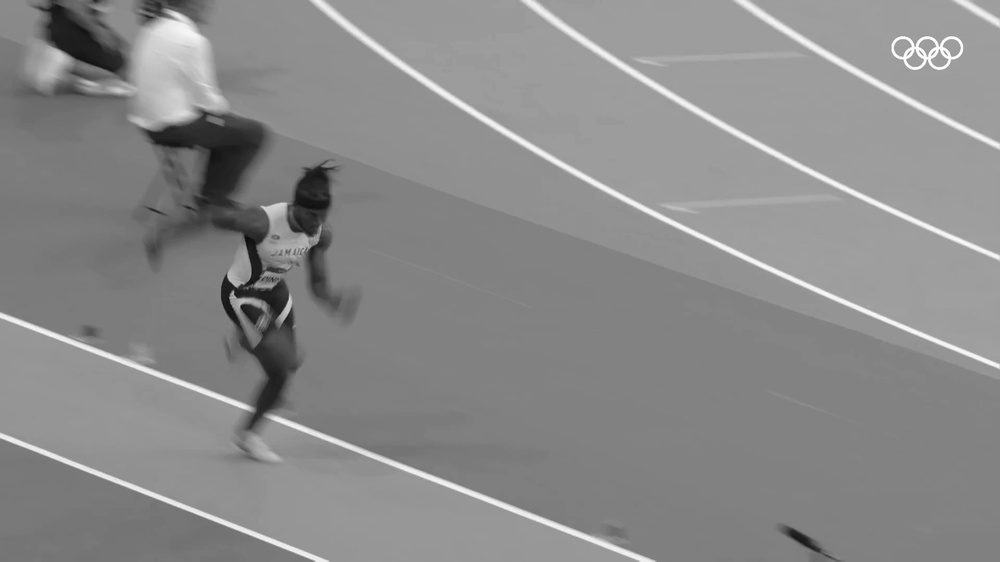
#> input picture grayscale_frames/match1/frame_0000.jpg, 1000 x 562 px, shrunk from 1920 x 1080 before the run, found by its file name
$ jupyter execute 06_enhancement_comparison.ipynb
#> lines starting #> are read from the running program, lines starting #| are printed output that depends on the picture
[cell 1]
import cv2
import os
import matplotlib.pyplot as plt

[cell 2]
gray_folder = r"C:\Users\TECH STORE\OneDrive\Desktop\IP_Project\grayscale_frames\match1"
denoise_folder = r"C:\Users\TECH STORE\OneDrive\Desktop\IP_Project\denoised_frames\match1"
enhanced_folder = r"C:\Users\TECH STORE\OneDrive\Desktop\IP_Project\enhanced_frames\match1"

[cell 3]
frame_name = "frame_0000.jpg"

gray_path = os.path.join(gray_folder, frame_name)
denoise_path = os.path.join(denoise_folder, frame_name)
enhanced_path = os.path.join(enhanced_folder, frame_name)

gray_img = cv2.imread(gray_path, 0)
#> gray_img is the input picture: shape (562, 1000); min 9, max 255, mean 138.3
denoise_img = cv2.imread(denoise_path, 0)
enhanced_img = cv2.imread(enhanced_path, 0)

[cell 4]
plt.figure(figsize=(15,5))

plt.subplot(1,3,1)
plt.imshow(gray_img, cmap="gray")
plt.title("Grayscale Frame")
plt.axis("off")

plt.subplot(1,3,2)
plt.imshow(denoise_img, cmap="gray")
plt.title("After Gaussian Denoising")
plt.axis("off")

plt.subplot(1,3,3)
plt.imshow(enhanced_img, cmap="gray")
plt.title("After CLAHE Enhancement")
plt.axis("off")

plt.tight_layout()
plt.show()
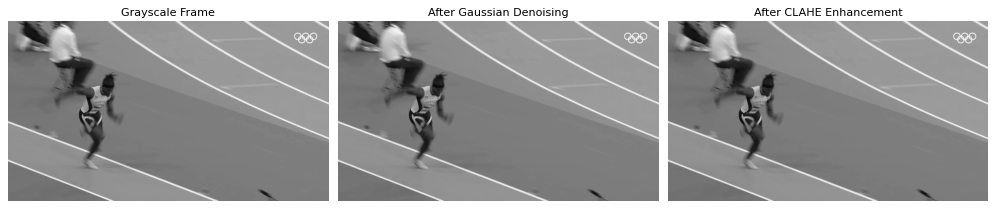
#> figure drawn by matplotlib, 3 panels

[cell 5]
plt.figure(figsize=(15,5))

plt.subplot(1,3,1)
plt.hist(gray_img.ravel(), bins=256, range=(0,256))
plt.title("Grayscale Histogram")

plt.subplot(1,3,2)
plt.hist(denoise_img.ravel(), bins=256, range=(0,256))
plt.title("Denoised Histogram")

plt.subplot(1,3,3)
plt.hist(enhanced_img.ravel(), bins=256, range=(0,256))
plt.title("CLAHE Histogram")

plt.tight_layout()
plt.show()
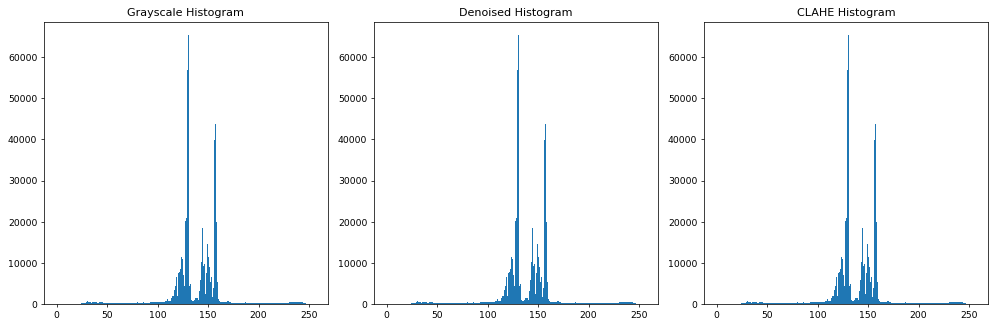
#> figure drawn by matplotlib, 3 panels; panel 1: tallest bar 65299 high, from x = 130 to 131; panel 2: tallest bar 65299 high, from x = 130 to 131; panel 3: tallest bar 65299 high, from x = 130 to 131

$ run again, with grayscale_frames/match1/frame_0001.jpg copied over grayscale_frames/match1/frame_0000.jpg
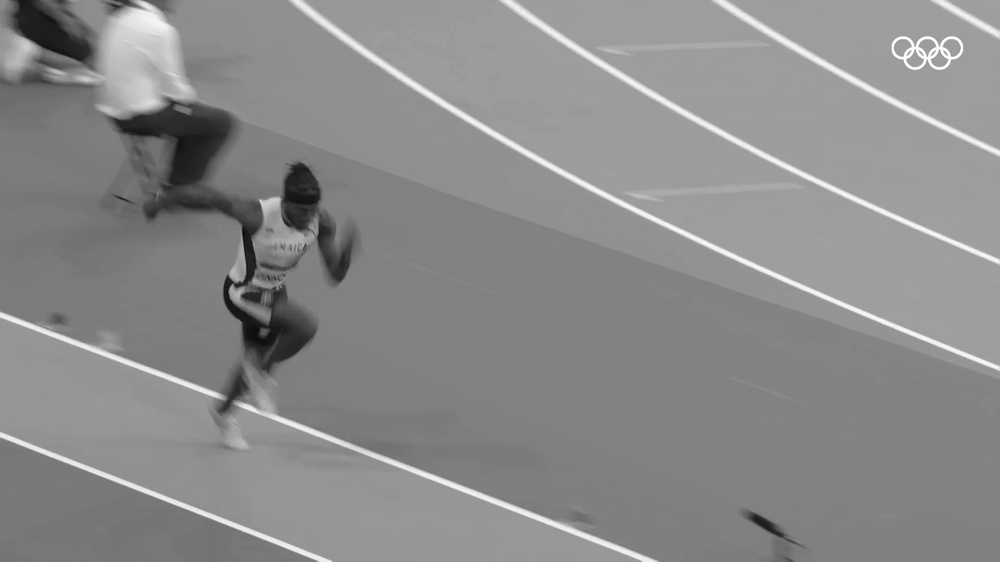
#> input picture grayscale_frames/match1/frame_0001.jpg, 1000 x 562 px, shrunk from 1920 x 1080 before the run, found by its file name
#> gray_img is the input picture: shape (562, 1000); min 4, max 255, mean 138.8
#> `plt.show()`:
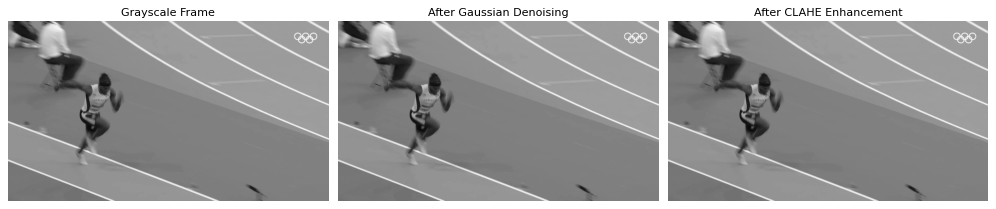
#> figure drawn by matplotlib, 3 panels
#> `plt.show()`:
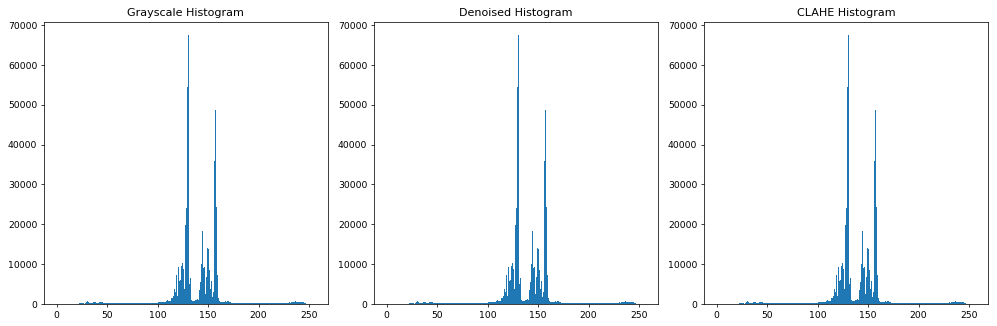
#> figure drawn by matplotlib, 3 panels; panel 1: tallest bar 67441 high, from x = 130 to 131; panel 2: tallest bar 67441 high, from x = 130 to 131; panel 3: tallest bar 67441 high, from x = 130 to 131

$ run again, with grayscale_frames/match1/frame_0004.jpg copied over grayscale_frames/match1/frame_0000.jpg
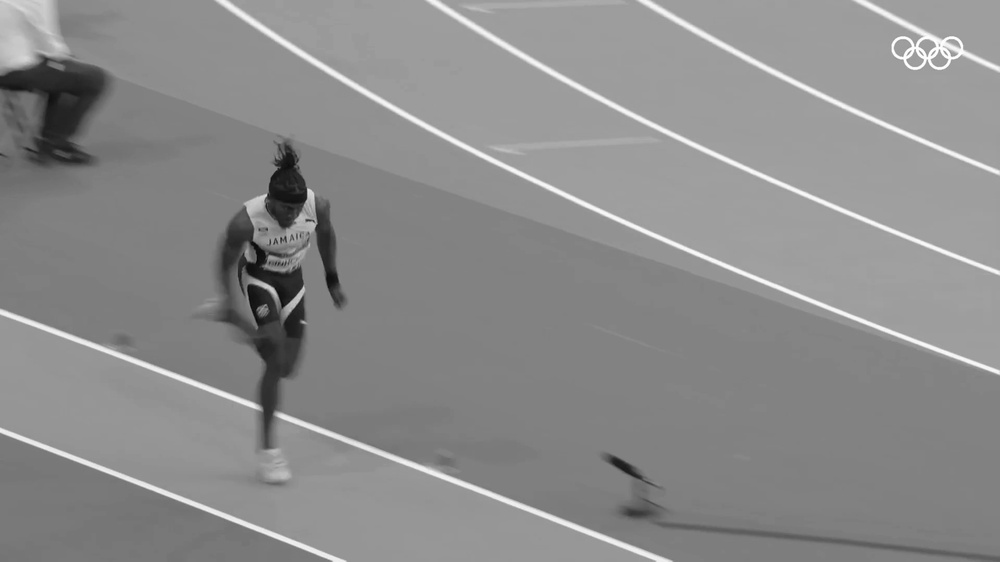
#> input picture grayscale_frames/match1/frame_0004.jpg, 1000 x 562 px, shrunk from 1920 x 1080 before the run, found by its file name
#> gray_img is the input picture: shape (562, 1000); min 6, max 255, mean 139.6
#> `plt.show()`:
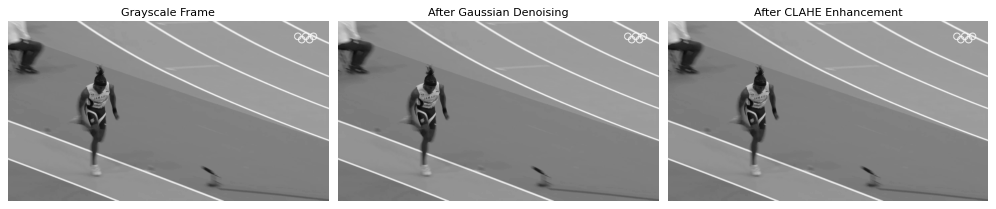
#> figure drawn by matplotlib, 3 panels
#> `plt.show()`:
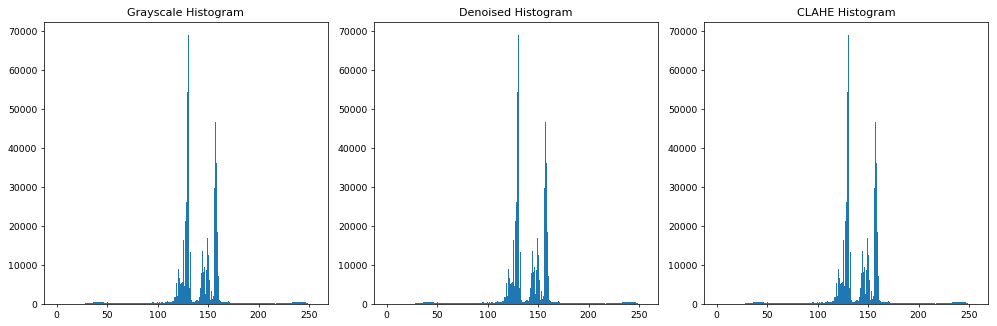
#> figure drawn by matplotlib, 3 panels; panel 1: tallest bar 69076 high, from x = 130 to 131; panel 2: tallest bar 69076 high, from x = 130 to 131; panel 3: tallest bar 69076 high, from x = 130 to 131

$ run again, with grayscale_frames/match1/frame_0009.jpg copied over grayscale_frames/match1/frame_0000.jpg
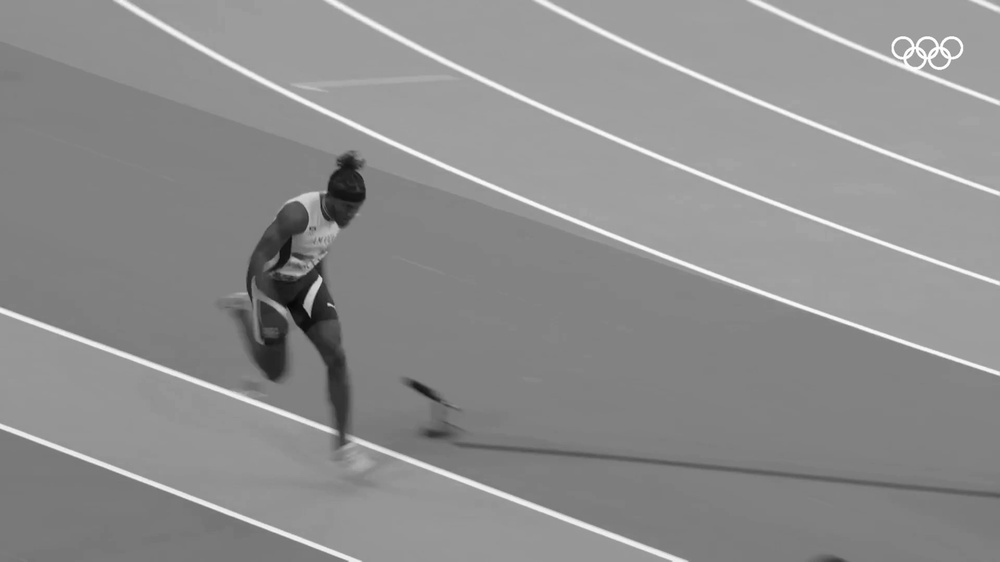
#> input picture grayscale_frames/match1/frame_0009.jpg, 1000 x 562 px, shrunk from 1920 x 1080 before the run, found by its file name
#> gray_img is the input picture: shape (562, 1000); min 4, max 255, mean 141.5
#> `plt.show()`:
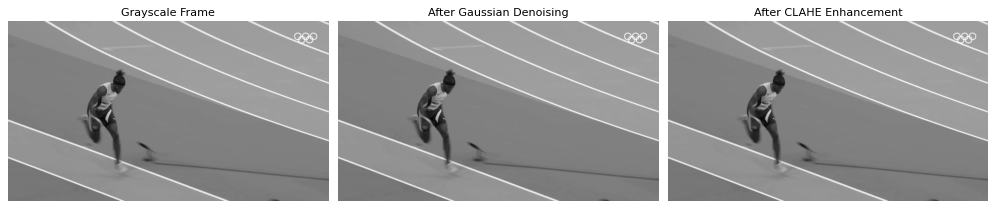
#> figure drawn by matplotlib, 3 panels
#> `plt.show()`:
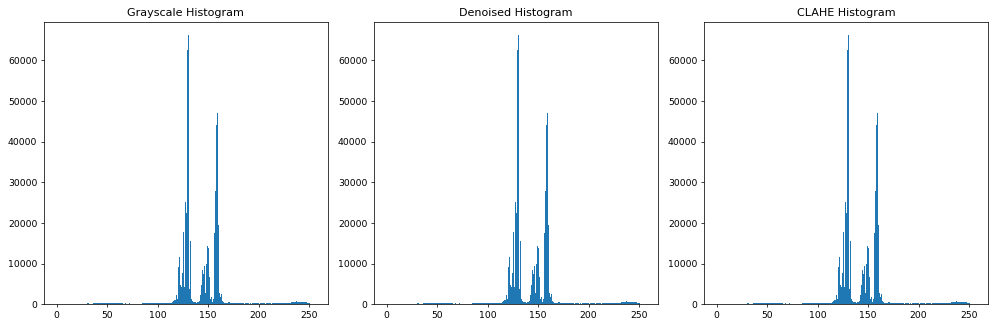
#> figure drawn by matplotlib, 3 panels; panel 1: tallest bar 66231 high, from x = 130 to 131; panel 2: tallest bar 66231 high, from x = 130 to 131; panel 3: tallest bar 66231 high, from x = 130 to 131
